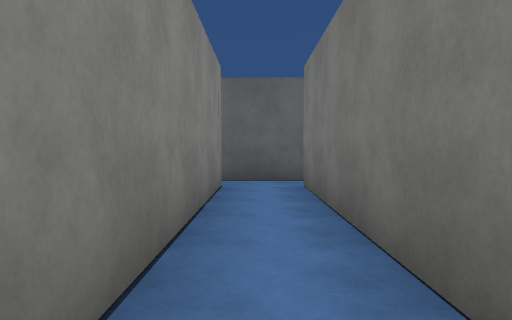
View 1 (above)

12 first-person views from a walk through a 3-D level made in the Unity game engine. The camera is 1.3 m above the floor, tilts 2° down and sees 70° across. The floor is counted in squares, 2 m on a side. Each view is taken from the middle of a square. On the plan, view 1 faces up. The plan holds only what a view shows up to about 11 squares ahead; the rest is blank. The place goes on beyond the plan. The player is left out. Surface patterns are stand-ins for the level's own textures.

View 2
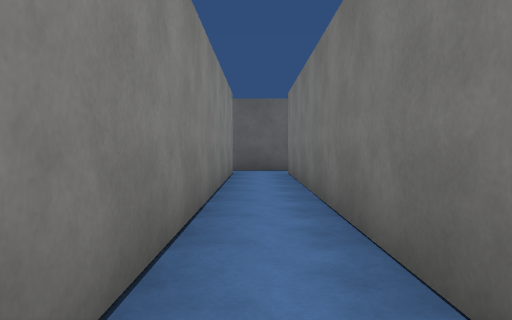

View 3
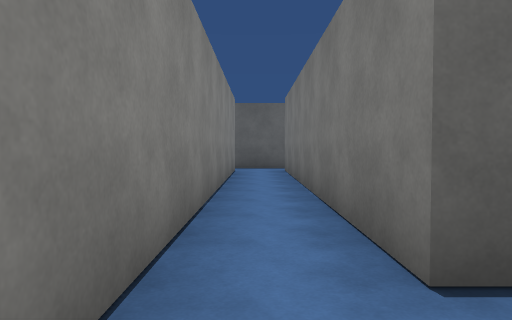

View 4
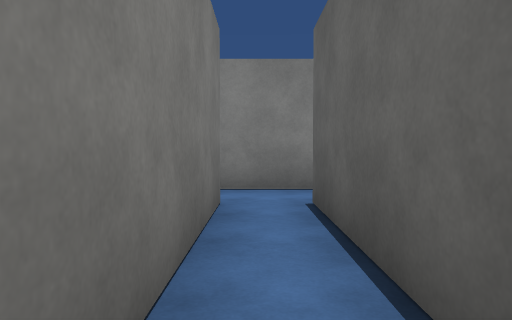

View 5
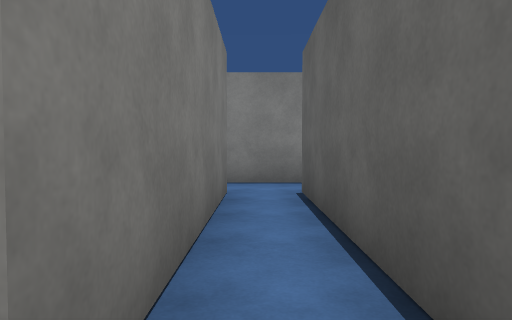

View 6
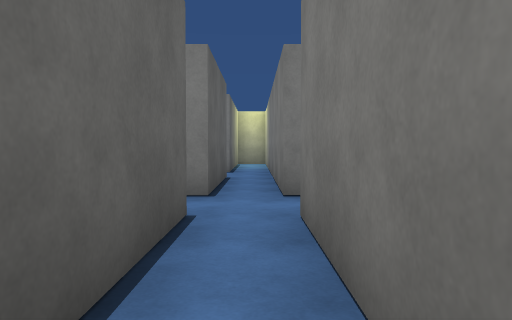

View 7
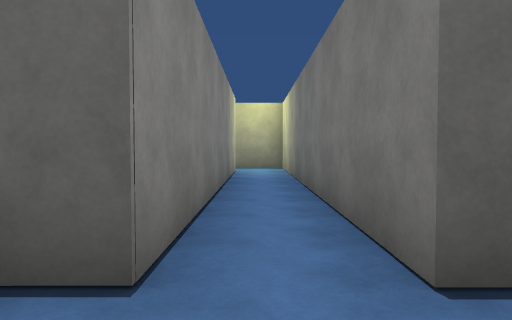

View 8
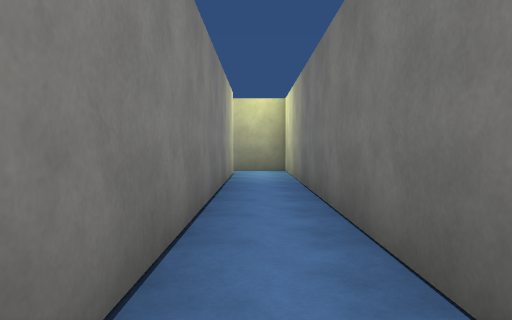

View 9
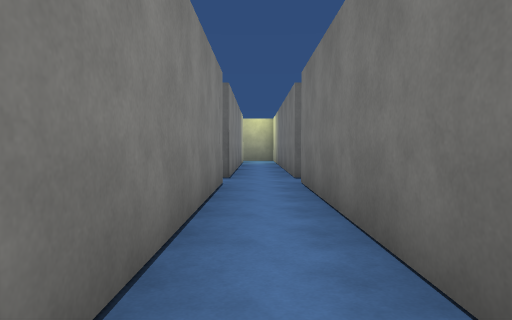

View 10
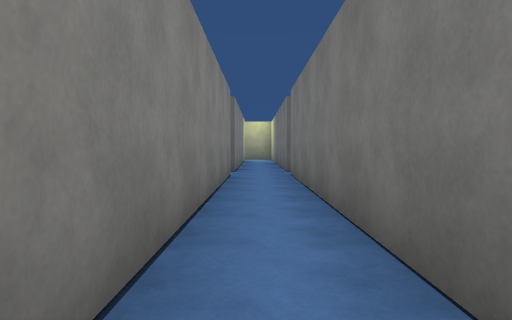

View 11
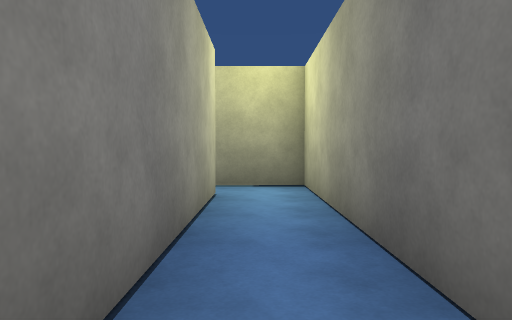

View 12
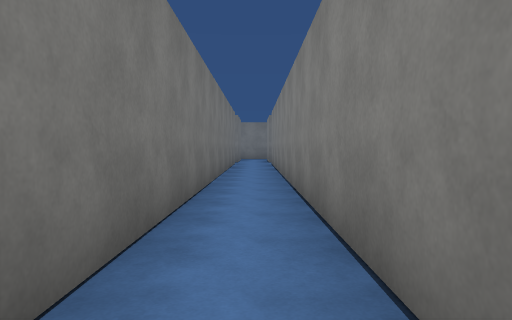

### Floor plan
Key: @ floor where view 1 was taken; # wall or solid block; . floor.
Columns run from 1 left of view 1 to 7 right of it. Each row starts with its distance up from view 1.
  7 ###   ###
  6 #.#   #.#
  5 #.#   #.#
  4 #.#   #.#
  3 #.#   #.#
  2 #.#   #.#
  1 #.#   #.#
  0 #@#   #.#
 -1 #.#   #.#
 -2 #.#####.#
 -3 #........
 -4 #.#####.#
 -5       #.#
 -6       #.#
 -7       #.#
 -8       #.#
 -9       #.#
-10       #.#
-11       #.#
-12       #.#
-13       #.#
-14       #.#
-15       #.#
-16       #.#
-17       #.#
-18       #.#
-19       #.#

Positions as (right, up) in squares from view 1, and headings:
1: (0, 0), facing up
2: (0, -3), facing up
3: (0, -4), facing up
4: (5, -3), facing left
5: (6, -3), facing left
6: (2, -3), facing right
7: (6, -4), facing up
8: (6, -3), facing up
9: (6, -10), facing up
10: (6, -12), facing up
11: (6, 1), facing up
12: (6, -8), facing down
